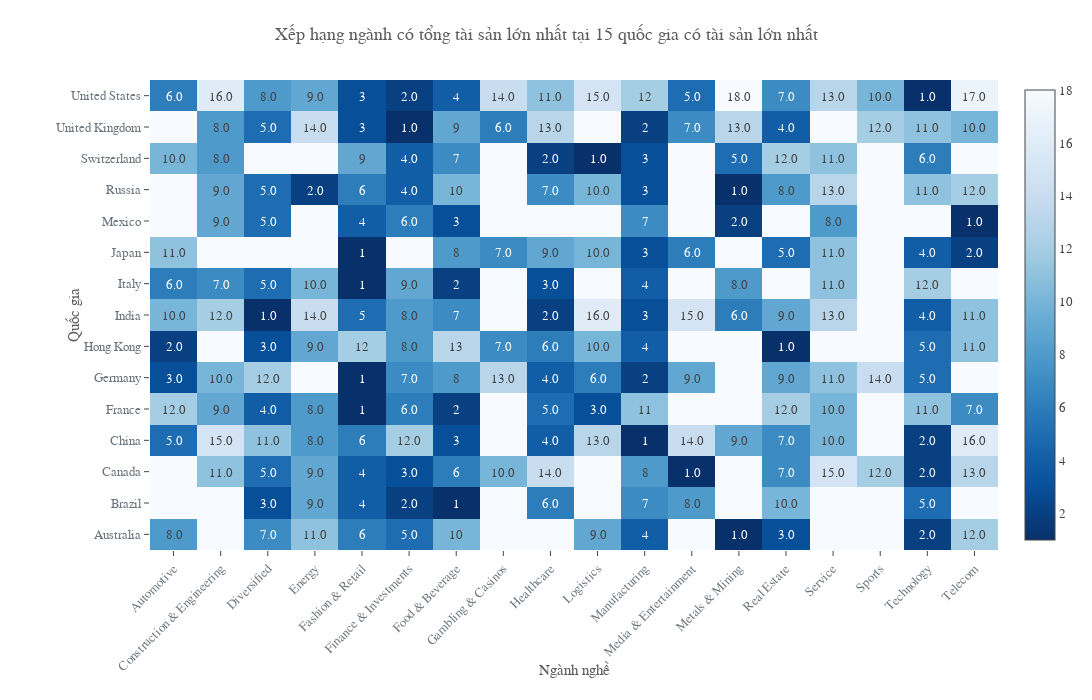

Here is the notebook cell this chart was saved with:
### Markdown cell above
**Nhận xét:**

- **Ngành có nhiều tỷ phú nhất không phải lúc nào cũng là ngành có tổng tài sản lớn nhất.**

  - **Tại Mỹ**, **Tài chính & Đầu tư** có nhiều tỷ phú nhất, nhưng ngành giàu nhất lại là **Công nghệ**. Điều này phản ánh sự tập trung tài sản vào một số tỷ phú công nghệ hàng đầu như Elon Musk, Jeff Bezos, Mark Zuckerberg.
  - **Tại Canada**, **Tài chính & Đầu tư** có nhiều tỷ phú nhất, nhưng ngành giàu nhất lại là **Truyền thông & Giải trí**, cho thấy một số cá nhân trong ngành này có khối tài sản khổng lồ dù số lượng ít.
  - **Nga** có nhiều tỷ phú trong **Năng lượng**, nhưng ngành giàu nhất lại là **Kim loại & Khai khoáng**, có thể do ngành này tập trung tài sản vào một số doanh nghiệp lớn.
  - **Thụy Sĩ** có **Chăm sóc sức khỏe** là ngành có nhiều tỷ phú nhất, nhưng ngành giàu nhất lại là **Logistics**, có thể do sự phát triển của các tập đoàn vận tải lớn như MSC và các công ty dược phẩm có giá trị cao.

- **Các quốc gia có ngành trùng nhau về số lượng tỷ phú và tổng tài sản thường có nền kinh tế tập trung.**
  - **Trung Quốc và Ấn Độ** có ngành **Sản xuất** đứng đầu cả về số lượng tỷ phú lẫn tổng tài sản, phản ánh vai trò quan trọng của ngành này trong nền kinh tế.
  - **Hồng Kông** có **Bất động sản** là ngành đứng đầu ở cả hai bảng, cho thấy đây là nguồn tài sản chính của các tỷ phú nước này.
  - **Ý, Đức, Pháp và Nhật Bản** đều có **Thời trang & Bán lẻ** là ngành có nhiều tỷ phú nhất và cũng là ngành tạo ra tổng tài sản lớn nhất, phản ánh sức mạnh của ngành hàng xa xỉ tại các quốc gia này.
  - **Anh** có **Tài chính & Đầu tư** là ngành có nhiều tỷ phú nhất và tổng tài sản cao nhất lại cũng thuộc về ngành này, cho thấy ngành tài chính tại Anh không chỉ có nhiều tỷ phú mà còn có sự phân bổ tài sản đồng đều hơn.

**Insight:**

- **Các nền kinh tế sản xuất như Trung Quốc và Ấn Độ có số lượng tỷ phú tập trung vào ngành Sản xuất, đồng thời ngành này cũng chiếm phần lớn tổng tài sản.**
- **Tài chính là ngành có nhiều tỷ phú tại các nước phát triển (Mỹ, Anh, Canada, Brazil), nhưng ở Mỹ, ngành giàu nhất lại là Công nghệ.**
- **Những quốc gia có nền kinh tế dựa vào bất động sản (Hồng Kông) hoặc thời trang xa xỉ (Ý, Đức, Pháp, Nhật) có sự trùng khớp giữa số lượng tỷ phú và tổng tài sản ngành.**
- **Công nghệ là ngành giàu nhất tại Mỹ dù không có số lượng tỷ phú áp đảo, chứng tỏ sự tập trung tài sản cao vào một nhóm nhỏ doanh nhân công nghệ.**
- **Các quốc gia có ngành nghề chiếm ưu thế lớn nhất về tài sản là Mexico (Viễn thông), Pháp, Ý, Nhật (Thời trang), Hồng Kông (Bất động sản) và Nga (Khai khoáng).**

### Code cell
# Lấy 15 quốc gia có tổng tài sản tỷ phú cao nhất
top_15_countries = df.groupby("countryOfCitizenship")[
    "finalWorth"].sum().nlargest(15).index

# Lọc dữ liệu chỉ lấy các quốc gia top 15
top_15_df = df[df["countryOfCitizenship"].isin(top_15_countries)]

# Tính tổng tài sản theo ngành nghề và quốc gia
industry_wealth_matrix = top_15_df.groupby(["countryOfCitizenship", "industries"])[
    "finalWorth"].sum().reset_index()

# Tạo ranking ngành trong từng quốc gia (rank theo mỗi nước, không toàn cục)
industry_wealth_matrix["rank"] = industry_wealth_matrix.groupby("countryOfCitizenship")["finalWorth"].rank(
    # Định dạng số nguyên, giữ NaN
    method="dense", ascending=False).astype(pd.Int64Dtype()
                                            )

# Pivot dữ liệu thành ma trận heatmap
heatmap_data = industry_wealth_matrix.pivot(
    index="countryOfCitizenship", columns="industries", values="rank")

# Chuyển NaN thành chuỗi rỗng để tránh hiển thị "NaN"
text_values = heatmap_data.applymap(lambda x: str(x) if pd.notna(x) else "")

# Tạo figure với màu theo rank (số nhỏ màu đậm - ngành đứng đầu)
fig = go.Figure(data=go.Heatmap(
    # Điền NaN thành 0 để không ảnh hưởng màu
    z=heatmap_data.fillna(18).values,
    x=heatmap_data.columns,
    y=heatmap_data.index,
    text=text_values.values,
    colorscale="Blues_r",  # Màu ngược lại (Rank 1 đậm hơn)
    texttemplate="%{text}",  # Hiển thị ranking trên ô, bỏ NaN
    hovertemplate="Quốc gia: %{y}<br>Ngành: %{x}<br>Rank: %{text}<extra></extra>",
    showscale=True  # Hiển thị thanh màu
))

# Cấu hình layout để tránh che label
fig.update_layout(
    title="Xếp hạng ngành có tổng tài sản lớn nhất tại 15 quốc gia có tài sản lớn nhất",
    xaxis_title="Ngành nghề",
    yaxis_title="Quốc gia",
    margin=dict(l=150, r=50, t=80, b=150),  # Tăng lề để tránh che label
    xaxis=dict(tickangle=-45),  # Xoay label ngành nghề
    width=1200,
    height=700
)

# Hiển thị biểu đồ
fig.show()

### Figure 1 — Plotly figure (JSON) as saved in the notebook; plotly's stock layout.template omitted (floating-point values rounded to 4 significant figures; data arrays with more than 128 entries replaced by an {"elided": "..."} marker saying what was removed)
{"data": [{"colorscale": [[0, "rgb(8,48,107)"], [0.125, "rgb(8,81,156)"], [0.25, "rgb(33,113,181)"], [0.375, "rgb(66,146,198)"], [0.5, "rgb(107,174,214)"], [0.625, "rgb(158,202,225)"], [0.75, "rgb(198,219,239)"], [0.875, "rgb(222,235,247)"], [1, "rgb(247,251,255)"]], "hovertemplate": "Quốc gia: %{y}<br>Ngành: %{x}<br>Rank: %{text}<extra></extra>", "showscale": true, "text": {"elided": "15x18 str values"}, "texttemplate": "%{text}", "type": "heatmap", "x": ["Automotive", "Construction & Engineering", "Diversified", "Energy", "Fashion & Retail", "Finance & Investments", "Food & Beverage", "Gambling & Casinos", "Healthcare", "Logistics", "Manufacturing", "Media & Entertainment", "Metals & Mining", "Real Estate", "Service", "Sports", "Technology", "Telecom"], "y": ["Australia", "Brazil", "Canada", "China", "France", "Germany", "Hong Kong", "India", "Italy", "Japan", "Mexico", "Russia", "Switzerland", "United Kingdom", "United States"], "z": {"elided": "15x18 int values"}}], "layout": {"height": 700, "margin": {"b": 150, "l": 150, "r": 50, "t": 80}, "title": {"text": "Xếp hạng ngành có tổng tài sản lớn nhất tại 15 quốc gia có tài sản lớn nhất"}, "width": 1200, "xaxis": {"tickangle": -45, "title": {"text": "Ngành nghề"}}, "yaxis": {"title": {"text": "Quốc gia"}}}}
